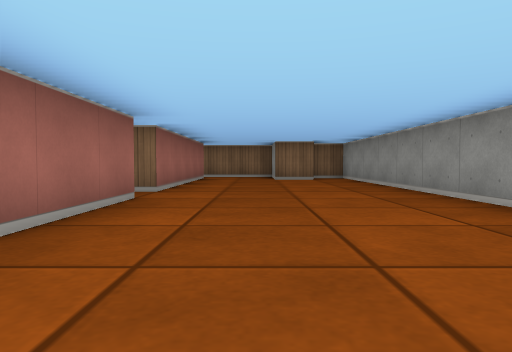
View 1 (above)

12 first-person views from a walk through a cub3D ray-caster map. The camera is about half as high as the walls, tilts 2° down and sees 70° across. The floor is counted in squares. Each view is taken from the middle of a square. On the plan, view 1 faces up. The plan holds only what a view shows up to about 9 squares ahead; the rest is blank. The place goes on beyond the plan.

View 2
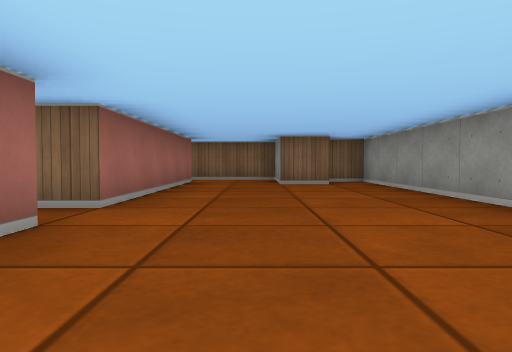

View 3
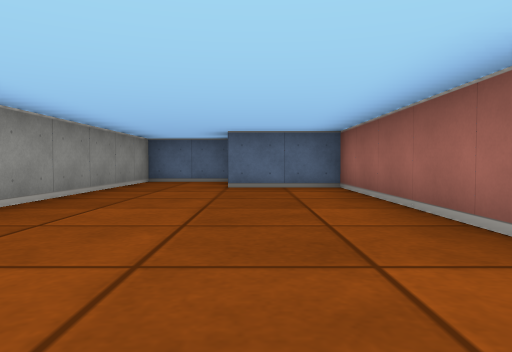

View 4
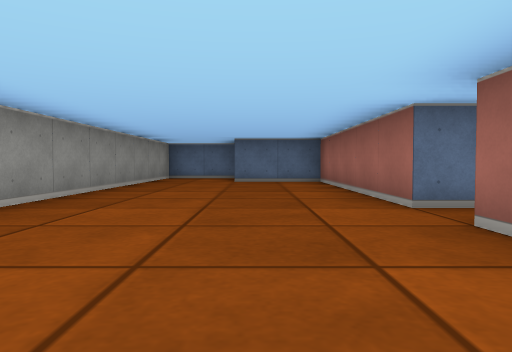

View 5
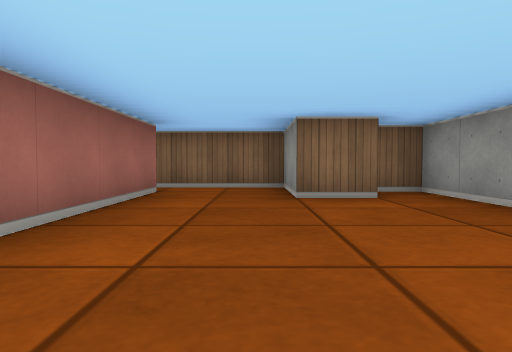

View 6
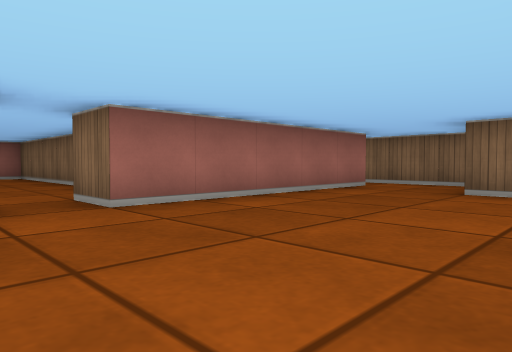

View 7
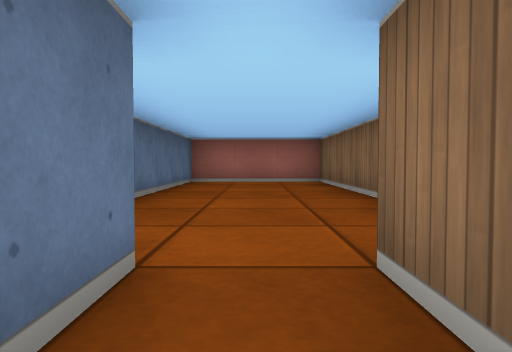

View 8
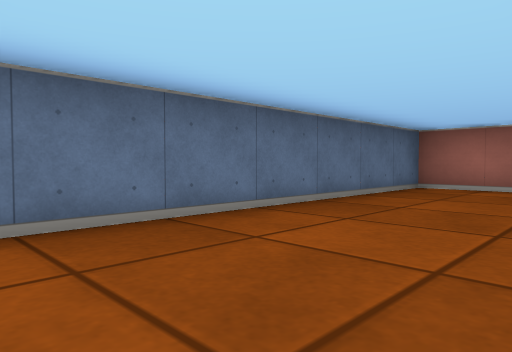

View 9
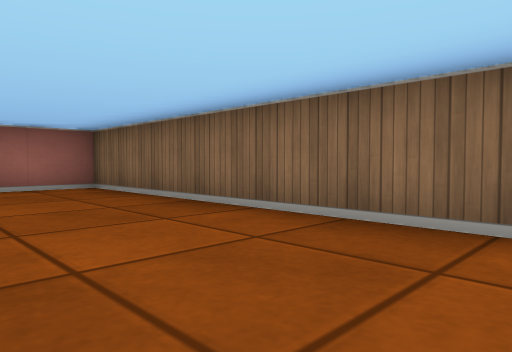

View 10
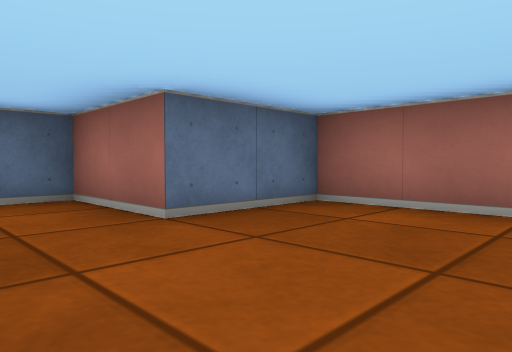

View 11
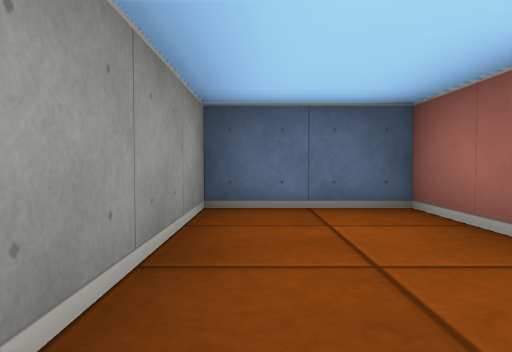

View 12
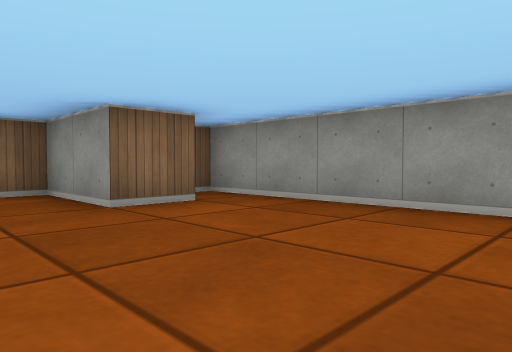

### Floor plan
Ten units are one square. View 1 is at (0, 0); x grows to the right and y downward. Boxes are objects, and circles mark ways between rooms. Rooms are numbered by the first view taken in them; rooms with no view inside come last. Other rooms are left out.
<svg viewBox="-100 -120 130 150">
<path fill="none" stroke="#000" d="M-25 -45 -15 -45 -15 5 5 5 5 25 25 25 25 -105 16 -105M16 -95 5 -95 5 -105M-15 -105 -15 -55 -25 -55M-34 -65 -95 -65 -95 -35 -34 -35M5 -105 5 -115 -21 -115"/>
<circle cx="-20" cy="-50" r="3" fill="#2a7"/>
<circle cx="-5" cy="-100" r="3" fill="#2a7"/>
<text x="10" y="-40">1</text>
<text x="-60" y="-50">2</text>
<text x="-10" y="-110">3</text>
</svg>
Room 1 opens to room 2. Room 1 opens to room 3.

Where each view was taken, in squares from view 1:
view 1: 0 up, 0 right, facing up
view 2: 2 up, 0 right, facing up
view 3: 6 up, 0 right, facing down
view 4: 8 up, 0 right, facing down
view 5: 5 up, 0 right, facing up
view 6: 4 up, 2 right, facing up-left
view 7: 5 up, 1 left, facing left
view 8: 6 up, 3 left, facing down-left
view 9: 4 up, 3 left, facing up-left
view 10: 2 up, 2 right, facing down-left
view 11: 1 up, 2 right, facing down
view 12: 6 up, 1 left, facing up-right
